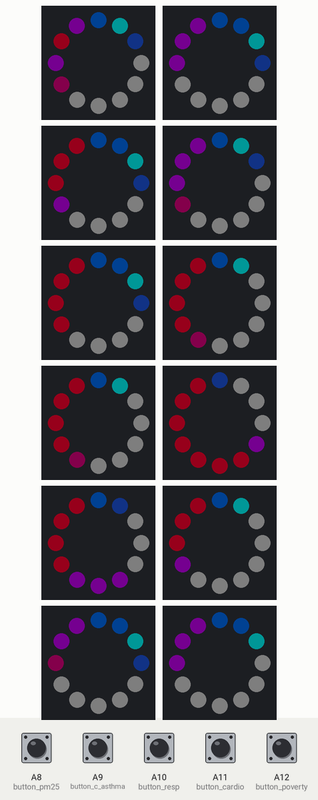
This sketch was run on a simulated Arduino Mega 2560, built with avr-gcc and run on an emulated ATmega2560. Shown: 12 × 12 RGB LEDs in a ring, first at the top, clockwise. The test bench sets the inputs (shaded band); at power-on: A8 (button_pm25), A9 (button_c_asthma), A10 (button_resp), A11 (button_cardio), A12 (button_poverty) HIGH. Dim RGB values are drawn brighter than linear.

Above: at 1.3 s.
1.4 s: A10 (button_resp) pulled LOW for 0.15 s
At 2.8 s:
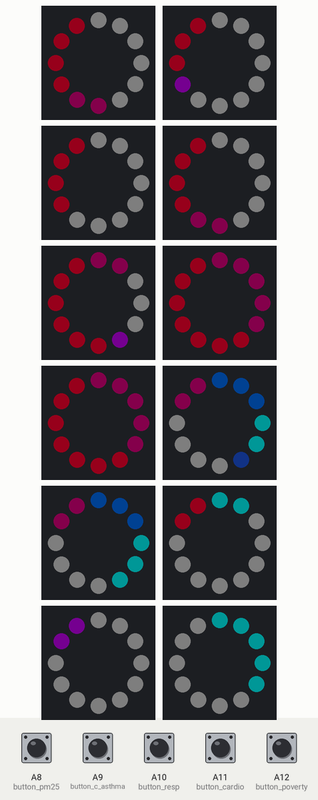
4.5 s: A11 (button_cardio) pulled LOW for 0.15 s
At 5.0 s:
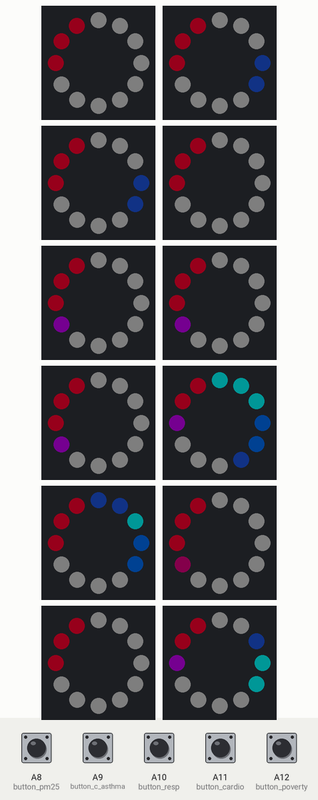
7.6 s: A12 (button_poverty) pulled LOW for 0.15 s
At 8.7 s:
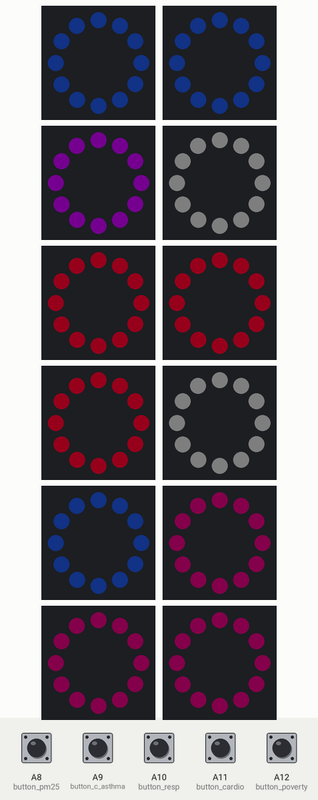
9.2 s: A8 (button_pm25) pulled LOW for 0.15 s
At 12.02 s:
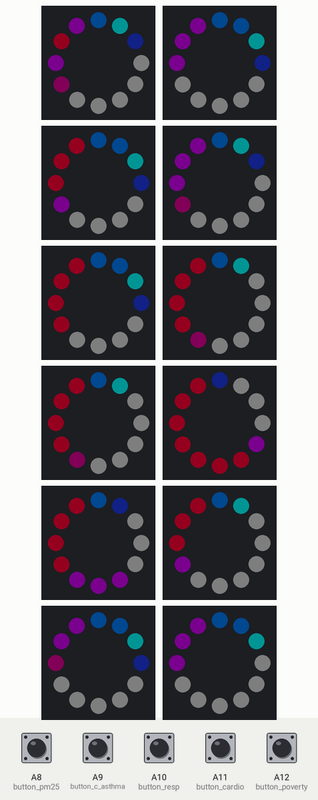
12.3 s: A9 (button_c_asthma) pulled LOW for 0.15 s
At 12.66 s:
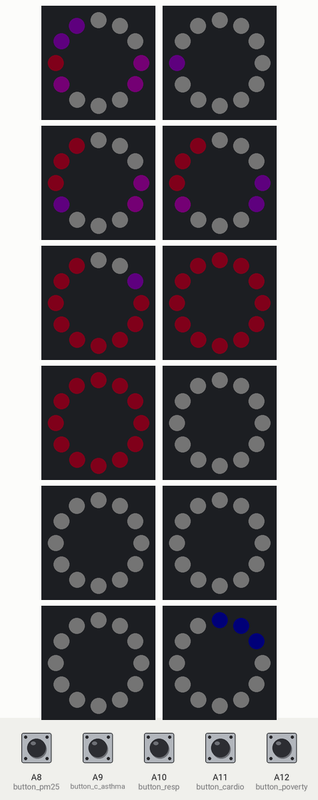
13.0 s: A8 (button_pm25) pulled LOW for 1 s
At 19.38 s:
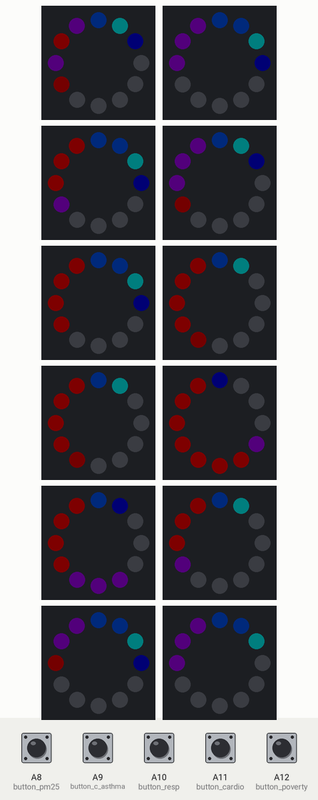
Timing chart, 0 to 20.9 s (numbered marks = the images above; inputs shaded):
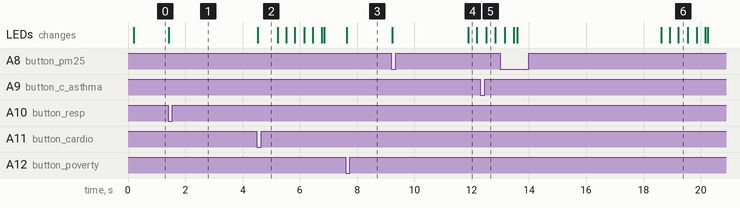

The sketch:

string_script.ino
```cpp
#include <FastLED.h>
#include "PinChangeInterrupt.h"

// String info
#define NUM_STRINGS 42
#define NUM_LEDS_PER_STRING 12
#define LED_TYPE WS2812
CRGB leds[NUM_STRINGS][NUM_LEDS_PER_STRING];

// LED indicator info
#define NUM_LEDS 9
#define INC 1
#define LED_PIN 49
CRGB indicator[NUM_LEDS];

// Color info
const CRGB color_neg_three = CRGB(0, 100, 204);
const CRGB color_neg_two = CRGB(0, 255, 255);
const CRGB  color_neg_one = CRGB(20, 36, 100);
const CRGB  color_zero = CRGB(50, 50, 50);
const CRGB  color_one = CRGB(80, 0, 50);
const CRGB  color_two = CRGB(150, 0, 180);
const CRGB  color_three = CRGB(255, 0, 50);

//const CRGB color_neg_three = CRGB(0, 0, 255);
//const CRGB color_neg_two = CRGB(0, 200, 255);
//const CRGB  color_neg_one = CRGB(0, 225, 225);
//const CRGB  color_zero = CRGB(255, 255, 255);
//const CRGB  color_one = CRGB(255, 75, 0);
//const CRGB  color_two = CRGB(255, 50, 0);
//const CRGB  color_three = CRGB(255, 0, 0);

const CRGB  colors[7] = {color_neg_three, color_neg_two, color_neg_one, color_zero, color_one, color_two, color_three};

// Button pins
const uint8_t button_pm25 = A8;
const uint8_t button_c_asthma = A9;
const uint8_t button_resp = A10;
const uint8_t button_cardio = A11;
const uint8_t button_poverty = A12;

// Brightness settings
uint8_t brightness_og = 21;
int brightness = 21;
uint8_t brightness_inc = 1;
uint8_t brightness_speed = 10;

const char poverty[42] =
{2, 2, 5, 3, 6, 6, 6, 3, 2, 4, 4, 4, 4, 2, 1, 2, 3, 5, 3, 4, 6, 1, 1, 2, 1, 1, 3, 1, 2, 2, 2, 1, 1, 2, 2, 2, 1, 3, 3, 3, 1, 1};

// PM2.5 data
// [42] = neighborhood
// [12] = space time cube value
const char PROGMEM pm25[42][12] =
{
  {5.0 , 6.0 , 5.0 , 4.0 , 3.0 , 3.0 , 3.0 , 3.0 , 3.0 , 2.0 , 1.0 , 0.0},
  {5.0 , 5.0 , 5.0 , 3.0 , 3.0 , 3.0 , 3.0 , 3.0 , 2.0 , 1.0 , 0.0 , 0.0},
  {6.0 , 6.0 , 6.0 , 5.0 , 3.0 , 3.0 , 3.0 , 3.0 , 2.0 , 1.0 , 0.0 , 0.0},
  {5.0 , 5.0 , 5.0 , 4.0 , 3.0 , 3.0 , 3.0 , 3.0 , 3.0 , 2.0 , 1.0 , 0.0},
  {6.0 , 6.0 , 6.0 , 6.0 , 3.0 , 3.0 , 3.0 , 3.0 , 2.0 , 1.0 , 0.0 , 0.0},
  {6.0 , 6.0 , 6.0 , 6.0 , 4.0 , 3.0 , 3.0 , 3.0 , 3.0 , 3.0 , 1.0 , 0.0},
  {6.0 , 6.0 , 6.0 , 6.0 , 4.0 , 3.0 , 3.0 , 3.0 , 3.0 , 3.0 , 1.0 , 0.0},
  {6.0 , 6.0 , 6.0 , 6.0 , 6.0 , 6.0 , 6.0 , 5.0 , 3.0 , 3.0 , 3.0 , 2.0},
  {6.0 , 6.0 , 6.0 , 6.0 , 5.0 , 5.0 , 5.0 , 3.0 , 3.0 , 3.0 , 2.0 , 0.0},
  {6.0 , 6.0 , 6.0 , 5.0 , 3.0 , 3.0 , 3.0 , 3.0 , 3.0 , 3.0 , 1.0 , 0.0},
  {5.0 , 5.0 , 4.0 , 3.0 , 3.0 , 3.0 , 3.0 , 3.0 , 2.0 , 1.0 , 0.0 , 0.0},
  {5.0 , 5.0 , 5.0 , 3.0 , 3.0 , 3.0 , 3.0 , 3.0 , 3.0 , 1.0 , 0.0 , 0.0},
  {3.0 , 4.0 , 3.0 , 3.0 , 3.0 , 3.0 , 3.0 , 3.0 , 1.0 , 1.0 , 0.0 , 0.0},
  {5.0 , 5.0 , 5.0 , 3.0 , 3.0 , 3.0 , 3.0 , 3.0 , 2.0 , 1.0 , 0.0 , 0.0},
  {3.0 , 3.0 , 3.0 , 3.0 , 3.0 , 3.0 , 3.0 , 3.0 , 3.0 , 2.0 , 1.0 , 0.0},
  {3.0 , 3.0 , 3.0 , 3.0 , 3.0 , 3.0 , 3.0 , 3.0 , 2.0 , 1.0 , 0.0 , 0.0},
  {3.0 , 3.0 , 3.0 , 3.0 , 3.0 , 3.0 , 3.0 , 3.0 , 1.0 , 1.0 , 0.0 , 0.0},
  {6.0 , 6.0 , 6.0 , 5.0 , 3.0 , 3.0 , 3.0 , 3.0 , 3.0 , 3.0 , 1.0 , 0.0},
  {6.0 , 6.0 , 6.0 , 6.0 , 3.0 , 3.0 , 3.0 , 3.0 , 3.0 , 2.0 , 1.0 , 0.0},
  {6.0 , 6.0 , 6.0 , 6.0 , 5.0 , 5.0 , 4.0 , 3.0 , 3.0 , 3.0 , 1.0 , 0.0},
  {6.0 , 6.0 , 6.0 , 6.0 , 5.0 , 5.0 , 5.0 , 3.0 , 3.0 , 3.0 , 1.0 , 0.0},
  {6.0 , 6.0 , 6.0 , 6.0 , 6.0 , 6.0 , 6.0 , 3.0 , 3.0 , 3.0 , 3.0 , 1.0},
  {6.0 , 6.0 , 6.0 , 6.0 , 6.0 , 6.0 , 6.0 , 3.0 , 3.0 , 3.0 , 3.0 , 1.0},
  {6.0 , 6.0 , 6.0 , 6.0 , 6.0 , 6.0 , 6.0 , 5.0 , 3.0 , 3.0 , 3.0 , 3.0},
  {6.0 , 6.0 , 6.0 , 6.0 , 6.0 , 6.0 , 6.0 , 5.0 , 3.0 , 3.0 , 3.0 , 3.0},
  {6.0 , 6.0 , 6.0 , 6.0 , 6.0 , 6.0 , 6.0 , 5.0 , 3.0 , 3.0 , 3.0 , 3.0},
  {6.0 , 6.0 , 6.0 , 6.0 , 6.0 , 6.0 , 6.0 , 5.0 , 3.0 , 3.0 , 3.0 , 3.0},
  {6.0 , 6.0 , 6.0 , 6.0 , 5.0 , 5.0 , 5.0 , 3.0 , 3.0 , 3.0 , 3.0 , 3.0},
  {6.0 , 6.0 , 6.0 , 6.0 , 6.0 , 6.0 , 6.0 , 3.0 , 3.0 , 3.0 , 3.0 , 1.0},
  {4.0 , 4.0 , 3.0 , 3.0 , 3.0 , 3.0 , 3.0 , 3.0 , 3.0 , 3.0 , 3.0 , 1.0},
  {3.0 , 3.0 , 3.0 , 3.0 , 3.0 , 3.0 , 3.0 , 3.0 , 1.0 , 1.0 , 0.0 , 0.0},
  {3.0 , 3.0 , 3.0 , 3.0 , 3.0 , 3.0 , 3.0 , 3.0 , 1.0 , 1.0 , 0.0 , 0.0},
  {5.0 , 5.0 , 4.0 , 3.0 , 3.0 , 3.0 , 3.0 , 3.0 , 3.0 , 1.0 , 0.0 , 0.0},
  {3.0 , 3.0 , 3.0 , 3.0 , 3.0 , 3.0 , 3.0 , 3.0 , 1.0 , 0.0 , 0.0 , 0.0},
  {3.0 , 3.0 , 3.0 , 3.0 , 3.0 , 3.0 , 3.0 , 3.0 , 1.0 , 1.0 , 0.0 , 0.0},
  {3.0 , 3.0 , 3.0 , 3.0 , 3.0 , 3.0 , 3.0 , 2.0 , 0.0 , 0.0 , 0.0 , 0.0},
  {3.0 , 3.0 , 3.0 , 3.0 , 3.0 , 3.0 , 3.0 , 3.0 , 2.0 , 1.0 , 1.0 , 0.0},
  {3.0 , 3.0 , 3.0 , 3.0 , 3.0 , 3.0 , 3.0 , 3.0 , 2.0 , 2.0 , 1.0 , 1.0},
  {3.0 , 3.0 , 3.0 , 3.0 , 3.0 , 3.0 , 3.0 , 3.0 , 3.0 , 2.0 , 1.0 , 0.0},
  {3.0 , 3.0 , 3.0 , 3.0 , 3.0 , 3.0 , 3.0 , 3.0 , 3.0 , 3.0 , 2.0 , 1.0},
  {3.0 , 3.0 , 3.0 , 3.0 , 3.0 , 3.0 , 3.0 , 3.0 , 3.0 , 2.0 , 1.0 , 0.0},
  {3.0 , 3.0 , 3.0 , 3.0 , 3.0 , 3.0 , 3.0 , 3.0 , 3.0 , 3.0 , 2.0 , 1.0},
};

// children asthma data
// [42] = neighborhood
// [12] = space time cube value
const char PROGMEM c_asthma[42][12] =
{
  {5.0 , 5.0 , 6.0 , 4.0 , 3.0 , 3.0 , 3.0 , 4.0 , 4.0 , 3.0 , 3.0 , 3.0},
  {3.0 , 3.0 , 5.0 , 3.0 , 3.0 , 3.0 , 3.0 , 3.0 , 3.0 , 3.0 , 3.0 , 3.0},
  {6.0 , 6.0 , 6.0 , 5.0 , 3.0 , 3.0 , 3.0 , 4.0 , 4.0 , 3.0 , 3.0 , 3.0},
  {6.0 , 6.0 , 6.0 , 4.0 , 3.0 , 3.0 , 3.0 , 5.0 , 5.0 , 3.0 , 3.0 , 3.0},
  {6.0 , 6.0 , 6.0 , 6.0 , 6.0 , 6.0 , 6.0 , 6.0 , 6.0 , 5.0 , 3.0 , 3.0},
  {6.0 , 6.0 , 6.0 , 6.0 , 6.0 , 6.0 , 6.0 , 6.0 , 6.0 , 6.0 , 6.0 , 6.0},
  {6.0 , 6.0 , 6.0 , 6.0 , 6.0 , 6.0 , 6.0 , 6.0 , 6.0 , 6.0 , 6.0 , 6.0},
  {3.0 , 3.0 , 3.0 , 3.0 , 3.0 , 3.0 , 3.0 , 3.0 , 3.0 , 3.0 , 3.0 , 3.0},
  {3.0 , 3.0 , 3.0 , 3.0 , 3.0 , 3.0 , 3.0 , 3.0 , 3.0 , 3.0 , 3.0 , 3.0},
  {3.0 , 3.0 , 3.0 , 3.0 , 3.0 , 3.0 , 3.0 , 3.0 , 3.0 , 3.0 , 3.0 , 3.0},
  {3.0 , 3.0 , 3.0 , 3.0 , 3.0 , 3.0 , 3.0 , 3.0 , 3.0 , 3.0 , 3.0 , 3.0},
  {3.0 , 3.0 , 3.0 , 3.0 , 3.0 , 3.0 , 3.0 , 3.0 , 3.0 , 2.0 , 2.0 , 2.0},
  {2.0 , 2.0 , 3.0 , 3.0 , 3.0 , 3.0 , 2.0 , 2.0 , 2.0 , 2.0 , 1.0 , 1.0},
  {3.0 , 3.0 , 3.0 , 3.0 , 3.0 , 3.0 , 3.0 , 3.0 , 3.0 , 3.0 , 3.0 , 3.0},
  {3.0 , 3.0 , 3.0 , 3.0 , 3.0 , 3.0 , 3.0 , 3.0 , 3.0 , 3.0 , 3.0 , 3.0},
  {1.0 , 1.0 , 3.0 , 3.0 , 2.0 , 2.0 , 1.0 , 1.0 , 1.0 , 1.0 , 1.0 , 1.0},
  {2.0 , 2.0 , 3.0 , 3.0 , 2.0 , 2.0 , 2.0 , 2.0 , 2.0 , 2.0 , 2.0 , 2.0},
  {3.0 , 3.0 , 3.0 , 3.0 , 3.0 , 3.0 , 3.0 , 3.0 , 3.0 , 3.0 , 3.0 , 3.0},
  {6.0 , 6.0 , 6.0 , 6.0 , 6.0 , 6.0 , 6.0 , 6.0 , 6.0 , 6.0 , 5.0 , 5.0},
  {6.0 , 6.0 , 6.0 , 6.0 , 6.0 , 6.0 , 6.0 , 6.0 , 6.0 , 5.0 , 3.0 , 3.0},
  {6.0 , 6.0 , 6.0 , 6.0 , 6.0 , 6.0 , 6.0 , 5.0 , 5.0 , 4.0 , 3.0 , 3.0},
  {6.0 , 6.0 , 5.0 , 3.0 , 3.0 , 3.0 , 3.0 , 3.0 , 3.0 , 3.0 , 3.0 , 3.0},
  {6.0 , 6.0 , 5.0 , 3.0 , 3.0 , 3.0 , 3.0 , 3.0 , 3.0 , 3.0 , 3.0 , 3.0},
  {3.0 , 3.0 , 3.0 , 3.0 , 3.0 , 3.0 , 3.0 , 3.0 , 3.0 , 2.0 , 1.0 , 1.0},
  {3.0 , 3.0 , 3.0 , 3.0 , 3.0 , 3.0 , 3.0 , 2.0 , 2.0 , 2.0 , 1.0 , 1.0},
  {3.0 , 3.0 , 3.0 , 3.0 , 3.0 , 3.0 , 3.0 , 3.0 , 3.0 , 2.0 , 1.0 , 1.0},
  {3.0 , 3.0 , 3.0 , 3.0 , 3.0 , 3.0 , 3.0 , 3.0 , 3.0 , 3.0 , 2.0 , 2.0},
  {3.0 , 3.0 , 3.0 , 3.0 , 3.0 , 3.0 , 3.0 , 3.0 , 3.0 , 3.0 , 3.0 , 3.0},
  {3.0 , 3.0 , 3.0 , 3.0 , 3.0 , 3.0 , 3.0 , 3.0 , 3.0 , 3.0 , 3.0 , 3.0},
  {3.0 , 3.0 , 3.0 , 3.0 , 3.0 , 3.0 , 3.0 , 3.0 , 3.0 , 3.0 , 3.0 , 3.0},
  {3.0 , 3.0 , 3.0 , 3.0 , 3.0 , 3.0 , 2.0 , 2.0 , 2.0 , 2.0 , 2.0 , 2.0},
  {3.0 , 3.0 , 3.0 , 3.0 , 3.0 , 3.0 , 2.0 , 2.0 , 2.0 , 2.0 , 2.0 , 2.0},
  {3.0 , 3.0 , 3.0 , 3.0 , 3.0 , 3.0 , 3.0 , 3.0 , 3.0 , 3.0 , 3.0 , 3.0},
  {3.0 , 3.0 , 3.0 , 3.0 , 3.0 , 3.0 , 3.0 , 3.0 , 3.0 , 2.0 , 2.0 , 2.0},
  {3.0 , 3.0 , 3.0 , 3.0 , 3.0 , 3.0 , 3.0 , 3.0 , 3.0 , 3.0 , 3.0 , 3.0},
  {3.0 , 3.0 , 3.0 , 3.0 , 3.0 , 3.0 , 3.0 , 3.0 , 3.0 , 3.0 , 3.0 , 3.0},
  {3.0 , 3.0 , 3.0 , 3.0 , 3.0 , 3.0 , 3.0 , 3.0 , 3.0 , 3.0 , 3.0 , 3.0},
  {3.0 , 3.0 , 3.0 , 3.0 , 3.0 , 3.0 , 3.0 , 3.0 , 3.0 , 3.0 , 3.0 , 3.0},
  {3.0 , 3.0 , 3.0 , 3.0 , 3.0 , 3.0 , 3.0 , 3.0 , 3.0 , 3.0 , 3.0 , 3.0},
  {3.0 , 3.0 , 3.0 , 3.0 , 3.0 , 3.0 , 3.0 , 3.0 , 3.0 , 3.0 , 3.0 , 3.0},
  {3.0 , 3.0 , 3.0 , 3.0 , 3.0 , 3.0 , 3.0 , 3.0 , 3.0 , 3.0 , 3.0 , 3.0},
  {3.0 , 3.0 , 3.0 , 3.0 , 3.0 , 3.0 , 3.0 , 3.0 , 3.0 , 3.0 , 3.0 , 3.0},
};

// respiratory hospitalization data
// [42] = neighborhood
// [13] = space time cube value
const char PROGMEM resp[42][12] =
{
  {6.0 , 6.0 , 6.0 , 6.0 , 4.0 , 4.0 , 3.0 , 3.0 , 3.0 , 3.0 , 3.0 , 3.0},
  {6.0 , 6.0 , 6.0 , 5.0 , 3.0 , 3.0 , 3.0 , 3.0 , 3.0 , 3.0 , 3.0 , 3.0},
  {6.0 , 6.0 , 6.0 , 6.0 , 3.0 , 3.0 , 3.0 , 3.0 , 3.0 , 3.0 , 3.0 , 3.0},
  {6.0 , 6.0 , 6.0 , 6.0 , 4.0 , 4.0 , 3.0 , 3.0 , 3.0 , 3.0 , 3.0 , 3.0},
  {6.0 , 6.0 , 6.0 , 6.0 , 6.0 , 6.0 , 5.0 , 3.0 , 3.0 , 3.0 , 4.0 , 4.0},
  {6.0 , 6.0 , 6.0 , 6.0 , 6.0 , 6.0 , 6.0 , 4.0 , 4.0 , 4.0 , 4.0 , 4.0},
  {6.0 , 6.0 , 6.0 , 6.0 , 6.0 , 6.0 , 6.0 , 4.0 , 4.0 , 4.0 , 4.0 , 4.0},
  {4.0 , 4.0 , 3.0 , 3.0 , 3.0 , 3.0 , 2.0 , 1.0 , 1.0 , 0.0 , 0.0 , 0.0},
  {4.0 , 4.0 , 3.0 , 3.0 , 3.0 , 3.0 , 1.0 , 1.0 , 1.0 , 0.0 , 0.0 , 0.0},
  {6.0 , 6.0 , 3.0 , 3.0 , 3.0 , 3.0 , 3.0 , 3.0 , 3.0 , 3.0 , 1.0 , 1.0},
  {5.0 , 5.0 , 3.0 , 3.0 , 3.0 , 3.0 , 3.0 , 3.0 , 3.0 , 3.0 , 3.0 , 3.0},
  {3.0 , 3.0 , 3.0 , 3.0 , 3.0 , 3.0 , 3.0 , 1.0 , 1.0 , 1.0 , 1.0 , 1.0},
  {3.0 , 3.0 , 3.0 , 3.0 , 3.0 , 3.0 , 3.0 , 2.0 , 2.0 , 2.0 , 2.0 , 2.0},
  {3.0 , 3.0 , 3.0 , 3.0 , 3.0 , 3.0 , 3.0 , 2.0 , 2.0 , 2.0 , 1.0 , 1.0},
  {3.0 , 3.0 , 3.0 , 3.0 , 3.0 , 3.0 , 3.0 , 3.0 , 3.0 , 3.0 , 3.0 , 3.0},
  {3.0 , 3.0 , 3.0 , 3.0 , 3.0 , 3.0 , 3.0 , 3.0 , 3.0 , 3.0 , 2.0 , 2.0},
  {3.0 , 3.0 , 3.0 , 3.0 , 3.0 , 3.0 , 3.0 , 3.0 , 3.0 , 3.0 , 3.0 , 3.0},
  {6.0 , 6.0 , 4.0 , 3.0 , 3.0 , 3.0 , 3.0 , 3.0 , 3.0 , 2.0 , 1.0 , 1.0},
  {6.0 , 6.0 , 6.0 , 6.0 , 6.0 , 6.0 , 5.0 , 3.0 , 3.0 , 4.0 , 4.0 , 4.0},
  {6.0 , 6.0 , 6.0 , 6.0 , 5.0 , 5.0 , 3.0 , 3.0 , 3.0 , 3.0 , 3.0 , 3.0},
  {6.0 , 6.0 , 6.0 , 5.0 , 5.0 , 5.0 , 3.0 , 3.0 , 3.0 , 3.0 , 3.0 , 3.0},
  {5.0 , 5.0 , 4.0 , 3.0 , 3.0 , 3.0 , 3.0 , 3.0 , 3.0 , 3.0 , 1.0 , 1.0},
  {5.0 , 5.0 , 4.0 , 3.0 , 3.0 , 3.0 , 3.0 , 3.0 , 3.0 , 3.0 , 1.0 , 1.0},
  {3.0 , 3.0 , 3.0 , 3.0 , 1.0 , 1.0 , 1.0 , 0.0 , 0.0 , 0.0 , 0.0 , 0.0},
  {3.0 , 3.0 , 3.0 , 3.0 , 1.0 , 1.0 , 0.0 , 0.0 , 0.0 , 0.0 , 0.0 , 0.0},
  {3.0 , 3.0 , 3.0 , 3.0 , 1.0 , 1.0 , 0.0 , 0.0 , 0.0 , 0.0 , 0.0 , 0.0},
  {3.0 , 3.0 , 3.0 , 3.0 , 1.0 , 1.0 , 1.0 , 0.0 , 0.0 , 0.0 , 0.0 , 0.0},
  {3.0 , 3.0 , 3.0 , 3.0 , 2.0 , 2.0 , 2.0 , 1.0 , 1.0 , 1.0 , 1.0 , 1.0},
  {3.0 , 3.0 , 3.0 , 3.0 , 3.0 , 3.0 , 3.0 , 2.0 , 2.0 , 1.0 , 1.0 , 1.0},
  {3.0 , 3.0 , 3.0 , 3.0 , 3.0 , 3.0 , 3.0 , 3.0 , 3.0 , 3.0 , 3.0 , 3.0},
  {3.0 , 3.0 , 3.0 , 3.0 , 3.0 , 3.0 , 2.0 , 1.0 , 1.0 , 2.0 , 2.0 , 2.0},
  {3.0 , 3.0 , 3.0 , 3.0 , 3.0 , 3.0 , 2.0 , 1.0 , 1.0 , 2.0 , 2.0 , 2.0},
  {3.0 , 3.0 , 3.0 , 3.0 , 3.0 , 3.0 , 3.0 , 3.0 , 3.0 , 3.0 , 2.0 , 2.0},
  {3.0 , 3.0 , 3.0 , 3.0 , 3.0 , 3.0 , 2.0 , 1.0 , 1.0 , 1.0 , 2.0 , 2.0},
  {3.0 , 3.0 , 3.0 , 3.0 , 3.0 , 3.0 , 3.0 , 3.0 , 3.0 , 3.0 , 3.0 , 3.0},
  {3.0 , 3.0 , 3.0 , 3.0 , 3.0 , 3.0 , 2.0 , 1.0 , 1.0 , 1.0 , 1.0 , 1.0},
  {3.0 , 3.0 , 3.0 , 3.0 , 3.0 , 3.0 , 3.0 , 3.0 , 3.0 , 3.0 , 3.0 , 3.0},
  {5.0 , 5.0 , 3.0 , 3.0 , 3.0 , 3.0 , 3.0 , 3.0 , 3.0 , 3.0 , 3.0 , 3.0},
  {3.0 , 3.0 , 3.0 , 3.0 , 3.0 , 3.0 , 3.0 , 3.0 , 3.0 , 3.0 , 3.0 , 3.0},
  {3.0 , 3.0 , 3.0 , 3.0 , 3.0 , 3.0 , 3.0 , 3.0 , 3.0 , 3.0 , 3.0 , 3.0},
  {3.0 , 3.0 , 3.0 , 3.0 , 3.0 , 3.0 , 3.0 , 3.0 , 3.0 , 3.0 , 3.0 , 3.0},
  {3.0 , 3.0 , 3.0 , 3.0 , 3.0 , 3.0 , 3.0 , 3.0 , 3.0 , 3.0 , 3.0 , 3.0},
};

// cardio hospitalization data
// [42] = neighborhood
// [12] = space time cube value
const char PROGMEM cardio[42][12] =
{
  {6.0 , 6.0 , 6.0 , 3.0 , 3.0 , 3.0 , 3.0 , 3.0 , 3.0 , 3.0 , 3.0 , 3.0},
  {6.0 , 6.0 , 6.0 , 3.0 , 3.0 , 3.0 , 3.0 , 2.0 , 2.0 , 3.0 , 3.0 , 3.0},
  {6.0 , 6.0 , 6.0 , 3.0 , 3.0 , 3.0 , 3.0 , 2.0 , 2.0 , 3.0 , 3.0 , 3.0},
  {6.0 , 6.0 , 6.0 , 3.0 , 3.0 , 3.0 , 3.0 , 3.0 , 3.0 , 3.0 , 3.0 , 3.0},
  {6.0 , 6.0 , 6.0 , 5.0 , 3.0 , 3.0 , 3.0 , 3.0 , 3.0 , 3.0 , 3.0 , 3.0},
  {6.0 , 6.0 , 6.0 , 5.0 , 3.0 , 3.0 , 3.0 , 3.0 , 3.0 , 3.0 , 3.0 , 3.0},
  {6.0 , 6.0 , 6.0 , 5.0 , 3.0 , 3.0 , 3.0 , 3.0 , 3.0 , 3.0 , 3.0 , 3.0},
  {6.0 , 6.0 , 5.0 , 3.0 , 3.0 , 3.0 , 2.0 , 0.0 , 0.0 , 1.0 , 1.0 , 1.0},
  {6.0 , 6.0 , 6.0 , 3.0 , 3.0 , 3.0 , 3.0 , 0.0 , 0.0 , 1.0 , 2.0 , 2.0},
  {6.0 , 6.0 , 6.0 , 4.0 , 3.0 , 3.0 , 3.0 , 3.0 , 3.0 , 3.0 , 3.0 , 3.0},
  {6.0 , 6.0 , 6.0 , 3.0 , 3.0 , 3.0 , 3.0 , 3.0 , 3.0 , 3.0 , 3.0 , 3.0},
  {6.0 , 6.0 , 5.0 , 3.0 , 3.0 , 3.0 , 3.0 , 1.0 , 1.0 , 2.0 , 3.0 , 3.0},
  {6.0 , 6.0 , 6.0 , 3.0 , 3.0 , 3.0 , 3.0 , 1.0 , 1.0 , 2.0 , 3.0 , 3.0},
  {6.0 , 6.0 , 6.0 , 3.0 , 3.0 , 3.0 , 3.0 , 1.0 , 1.0 , 3.0 , 3.0 , 3.0},
  {3.0 , 3.0 , 3.0 , 3.0 , 3.0 , 3.0 , 3.0 , 3.0 , 3.0 , 3.0 , 3.0 , 3.0},
  {6.0 , 6.0 , 5.0 , 3.0 , 3.0 , 3.0 , 3.0 , 1.0 , 1.0 , 3.0 , 3.0 , 3.0},
  {6.0 , 6.0 , 5.0 , 3.0 , 3.0 , 3.0 , 3.0 , 2.0 , 2.0 , 3.0 , 3.0 , 3.0},
  {6.0 , 6.0 , 6.0 , 3.0 , 3.0 , 3.0 , 3.0 , 3.0 , 3.0 , 3.0 , 3.0 , 3.0},
  {6.0 , 6.0 , 6.0 , 5.0 , 3.0 , 3.0 , 3.0 , 3.0 , 3.0 , 3.0 , 3.0 , 3.0},
  {6.0 , 6.0 , 6.0 , 3.0 , 3.0 , 3.0 , 3.0 , 2.0 , 2.0 , 3.0 , 3.0 , 3.0},
  {6.0 , 6.0 , 6.0 , 3.0 , 3.0 , 3.0 , 3.0 , 2.0 , 2.0 , 3.0 , 3.0 , 3.0},
  {5.0 , 5.0 , 3.0 , 3.0 , 2.0 , 2.0 , 1.0 , 0.0 , 0.0 , 1.0 , 2.0 , 2.0},
  {5.0 , 5.0 , 3.0 , 3.0 , 2.0 , 2.0 , 1.0 , 0.0 , 0.0 , 1.0 , 2.0 , 2.0},
  {3.0 , 3.0 , 3.0 , 3.0 , 1.0 , 1.0 , 0.0 , 0.0 , 0.0 , 0.0 , 0.0 , 0.0},
  {3.0 , 3.0 , 3.0 , 3.0 , 0.0 , 0.0 , 0.0 , 0.0 , 0.0 , 0.0 , 0.0 , 0.0},
  {3.0 , 3.0 , 3.0 , 3.0 , 2.0 , 2.0 , 1.0 , 0.0 , 0.0 , 0.0 , 0.0 , 0.0},
  {6.0 , 6.0 , 3.0 , 3.0 , 3.0 , 3.0 , 1.0 , 0.0 , 0.0 , 0.0 , 0.0 , 0.0},
  {3.0 , 3.0 , 3.0 , 3.0 , 3.0 , 3.0 , 2.0 , 1.0 , 1.0 , 1.0 , 1.0 , 1.0},
  {4.0 , 4.0 , 3.0 , 3.0 , 3.0 , 3.0 , 1.0 , 0.0 , 0.0 , 1.0 , 2.0 , 2.0},
  {3.0 , 3.0 , 3.0 , 3.0 , 3.0 , 3.0 , 2.0 , 0.0 , 0.0 , 1.0 , 3.0 , 3.0},
  {3.0 , 3.0 , 3.0 , 3.0 , 3.0 , 3.0 , 1.0 , 0.0 , 0.0 , 0.0 , 1.0 , 1.0},
  {3.0 , 3.0 , 3.0 , 3.0 , 3.0 , 3.0 , 1.0 , 0.0 , 0.0 , 0.0 , 1.0 , 1.0},
  {6.0 , 6.0 , 6.0 , 3.0 , 3.0 , 3.0 , 3.0 , 1.0 , 1.0 , 3.0 , 3.0 , 3.0},
  {3.0 , 3.0 , 3.0 , 3.0 , 3.0 , 3.0 , 1.0 , 0.0 , 0.0 , 1.0 , 2.0 , 2.0},
  {6.0 , 6.0 , 5.0 , 3.0 , 3.0 , 3.0 , 3.0 , 2.0 , 2.0 , 3.0 , 3.0 , 3.0},
  {3.0 , 3.0 , 3.0 , 3.0 , 3.0 , 3.0 , 3.0 , 1.0 , 1.0 , 3.0 , 3.0 , 3.0},
  {3.0 , 3.0 , 3.0 , 3.0 , 3.0 , 3.0 , 3.0 , 3.0 , 3.0 , 3.0 , 3.0 , 3.0},
  {4.0 , 4.0 , 3.0 , 3.0 , 3.0 , 3.0 , 3.0 , 3.0 , 3.0 , 3.0 , 3.0 , 3.0},
  {4.0 , 4.0 , 3.0 , 3.0 , 3.0 , 3.0 , 3.0 , 3.0 , 3.0 , 3.0 , 3.0 , 3.0},
  {3.0 , 3.0 , 3.0 , 3.0 , 3.0 , 3.0 , 3.0 , 3.0 , 3.0 , 3.0 , 3.0 , 3.0},
  {4.0 , 4.0 , 3.0 , 3.0 , 3.0 , 3.0 , 3.0 , 3.0 , 3.0 , 3.0 , 3.0 , 3.0},
  {3.0 , 3.0 , 3.0 , 3.0 , 3.0 , 3.0 , 3.0 , 3.0 , 3.0 , 3.0 , 3.0 , 3.0},
};


void setup() {
  pinMode(button_pm25, INPUT_PULLUP);
  pinMode(button_c_asthma, INPUT_PULLUP);
  pinMode(button_resp, INPUT_PULLUP);
  pinMode(button_cardio, INPUT_PULLUP);
  pinMode(button_poverty, INPUT_PULLUP);

  attachPCINT(digitalPinToPCINT(button_pm25), pm25_ISR, CHANGE);
  attachPCINT(digitalPinToPCINT(button_c_asthma), c_asthma_ISR, CHANGE);
  attachPCINT(digitalPinToPCINT(button_resp), resp_ISR, CHANGE);
  attachPCINT(digitalPinToPCINT(button_cardio), cardio_ISR, CHANGE);
  attachPCINT(digitalPinToPCINT(button_poverty), poverty_ISR, CHANGE);

  FastLED.addLeds<LED_TYPE, 0, GRB>(leds[0], NUM_LEDS_PER_STRING);
  FastLED.addLeds<LED_TYPE, 1, GRB>(leds[1], NUM_LEDS_PER_STRING);
  FastLED.addLeds<LED_TYPE, 2, GRB>(leds[2], NUM_LEDS_PER_STRING);
  FastLED.addLeds<LED_TYPE, 3, GRB>(leds[3], NUM_LEDS_PER_STRING);
  FastLED.addLeds<LED_TYPE, 4, GRB>(leds[4], NUM_LEDS_PER_STRING);
  FastLED.addLeds<LED_TYPE, 5, GRB>(leds[5], NUM_LEDS_PER_STRING);
  FastLED.addLeds<LED_TYPE, 6, GRB>(leds[6], NUM_LEDS_PER_STRING);
  FastLED.addLeds<LED_TYPE, 7, GRB>(leds[7], NUM_LEDS_PER_STRING);
  FastLED.addLeds<LED_TYPE, 8, GRB>(leds[8], NUM_LEDS_PER_STRING);
  FastLED.addLeds<LED_TYPE, 9, GRB>(leds[9], NUM_LEDS_PER_STRING);
  FastLED.addLeds<LED_TYPE, 10, GRB>(leds[10], NUM_LEDS_PER_STRING);
  FastLED.addLeds<LED_TYPE, 11, GRB>(leds[11], NUM_LEDS_PER_STRING);
  FastLED.addLeds<LED_TYPE, 12, GRB>(leds[12], NUM_LEDS_PER_STRING);
  FastLED.addLeds<LED_TYPE, 13, GRB>(leds[13], NUM_LEDS_PER_STRING);
  FastLED.addLeds<LED_TYPE, 14, GRB>(leds[14], NUM_LEDS_PER_STRING);
  FastLED.addLeds<LED_TYPE, 15, GRB>(leds[15], NUM_LEDS_PER_STRING);
  FastLED.addLeds<LED_TYPE, 16, GRB>(leds[16], NUM_LEDS_PER_STRING);
  FastLED.addLeds<LED_TYPE, 17, GRB>(leds[17], NUM_LEDS_PER_STRING);
  FastLED.addLeds<LED_TYPE, 18, GRB>(leds[18], NUM_LEDS_PER_STRING);
  FastLED.addLeds<LED_TYPE, 19, GRB>(leds[19], NUM_LEDS_PER_STRING);
  FastLED.addLeds<LED_TYPE, 20, GRB>(leds[20], NUM_LEDS_PER_STRING);
  FastLED.addLeds<LED_TYPE, 21, GRB>(leds[21], NUM_LEDS_PER_STRING);
  FastLED.addLeds<LED_TYPE, 22, GRB>(leds[22], NUM_LEDS_PER_STRING);
  FastLED.addLeds<LED_TYPE, 23, GRB>(leds[23], NUM_LEDS_PER_STRING);
  FastLED.addLeds<LED_TYPE, 24, GRB>(leds[24], NUM_LEDS_PER_STRING);
  FastLED.addLeds<LED_TYPE, 25, GRB>(leds[25], NUM_LEDS_PER_STRING);
  FastLED.addLeds<LED_TYPE, 26, GRB>(leds[26], NUM_LEDS_PER_STRING);
  FastLED.addLeds<LED_TYPE, 27, GRB>(leds[27], NUM_LEDS_PER_STRING);
  FastLED.addLeds<LED_TYPE, 28, GRB>(leds[28], NUM_LEDS_PER_STRING);
  FastLED.addLeds<LED_TYPE, 29, GRB>(leds[29], NUM_LEDS_PER_STRING);
  FastLED.addLeds<LED_TYPE, 30, GRB>(leds[30], NUM_LEDS_PER_STRING);
  FastLED.addLeds<LED_TYPE, 31, GRB>(leds[31], NUM_LEDS_PER_STRING);
  FastLED.addLeds<LED_TYPE, 32, GRB>(leds[32], NUM_LEDS_PER_STRING);
  FastLED.addLeds<LED_TYPE, 33, GRB>(leds[33], NUM_LEDS_PER_STRING);
  FastLED.addLeds<LED_TYPE, 34, GRB>(leds[34], NUM_LEDS_PER_STRING);
  FastLED.addLeds<LED_TYPE, 35, GRB>(leds[35], NUM_LEDS_PER_STRING);
  FastLED.addLeds<LED_TYPE, 36, GRB>(leds[36], NUM_LEDS_PER_STRING);
  FastLED.addLeds<LED_TYPE, 37, GRB>(leds[37], NUM_LEDS_PER_STRING);
  FastLED.addLeds<LED_TYPE, 38, GRB>(leds[38], NUM_LEDS_PER_STRING);
  FastLED.addLeds<LED_TYPE, 39, GRB>(leds[39], NUM_LEDS_PER_STRING);
  FastLED.addLeds<LED_TYPE, 40, GRB>(leds[40], NUM_LEDS_PER_STRING);
  FastLED.addLeds<LED_TYPE, 41, GRB>(leds[41], NUM_LEDS_PER_STRING);


  FastLED.addLeds<WS2811, LED_PIN, RGB>(indicator, NUM_LEDS);

  FastLED.setBrightness(brightness_og);

  clear();
}

void loop() {
    cycle();
}

void clear() {
  for (int i = 0; i < NUM_STRINGS; i++) {
    for (int j = 0; j < NUM_LEDS_PER_STRING; j++) {
      leds[i][j] = CRGB::Black;
    }
  }
  FastLED.show();
  delay(100);
}

void colorTest(int color) {

  for (int i = 0; i < NUM_STRINGS; i++) {
    for (int j = 0; j < NUM_LEDS_PER_STRING; j++) {
      leds[i][NUM_LEDS_PER_STRING - 1 - j] = colors[color];
    }
  }

}

void dataTest(int string) {
  int8_t data;
  for (int i = 0; i < NUM_LEDS_PER_STRING; i++) {
    leds[string][NUM_LEDS_PER_STRING - i] = colors[pm25[string][i]];
  }
}

void show_dataset_cube(const char dataset[][12], uint8_t dataset_char) {
  show_indicator(dataset_char);

  for (int i = 0; i < NUM_STRINGS; i++) {
    for (int j = 0; j < NUM_LEDS_PER_STRING; j++) {
      leds[i][NUM_LEDS_PER_STRING - 1 - j] = colors[pgm_read_byte(&(dataset[i][j]))];
    }
  }
}


void show_dataset_percent(const char dataset[], uint8_t dataset_char) {
  show_indicator(dataset_char);

  for (int i = 0; i < NUM_STRINGS; i++) {
    for (int j = 0; j < NUM_LEDS_PER_STRING; j++) {
      leds[i][j] = colors[dataset[i]];
    }
  }
}

void show_indicator(int dataset_char) {
  for (int i = 0; i < NUM_LEDS; i += INC) {
    if (i == dataset_char) {
      indicator[i] = CRGB(255, 0, 0);
    } else {
      indicator[i] = CRGB::Black;
    }
  }
}

void cycle() {
  show_dataset_cube(pm25, 0);
  FastLED.show();
  fade_up();
  delay(5000);
  fade_down();

  show_dataset_cube(c_asthma, 2);
  FastLED.show();
  fade_up();
  delay(5000);
  fade_down();

  show_dataset_cube(resp, 4);
  FastLED.show();
  fade_up();
  delay(5000);
  fade_down();

  show_dataset_cube(cardio, 6);
  FastLED.show();
  fade_up();
  delay(5000);
  fade_down();

  show_dataset_percent(poverty, 8);
  FastLED.show();
  fade_up();
  delay(5000);
  fade_down();
}

void pm25_ISR() {
  delay(150);
  show_dataset_cube(pm25, 0);
  FastLED.show();
}

void c_asthma_ISR() {
  delay(150);
  show_dataset_cube(c_asthma, 2);
  FastLED.show();
}

void resp_ISR() {
  delay(150);
  show_dataset_cube(resp, 4);
  FastLED.show();
}

void cardio_ISR() {
  delay(150);
  show_dataset_cube(cardio, 6);
  FastLED.show();
}

void poverty_ISR() {
  delay(150);
  show_dataset_percent(poverty, 8);
  FastLED.show();
}

void fade_down() {
  while (brightness > 0) {
    brightness -= brightness_inc;
    FastLED.setBrightness(brightness);
    FastLED.show();
    delay(brightness_speed);
  }
    brightness = 0;
}

void fade_up() {
  while (brightness <= brightness_og) {
    brightness += brightness_inc;
    FastLED.setBrightness(brightness);
    FastLED.show();
    delay(brightness_speed);
  }
  brightness = brightness_og;
}
```

Measured:
- after the input at 1.4 s, the LEDs: change at once (image 1)
- after the input at 4.5 s, the LEDs: change at once (image 2)
- after the input at 7.6 s, the LEDs: change at once (image 3)
- after the input at 9.2 s, the LEDs: first change at once (image 4 shows a later state)
- after the input at 12.3 s, the LEDs: change after 0.20 s (image 5)
- after the input at 13.0 s, the LEDs: first change after 0.16 s (image 6 shows a later state)
